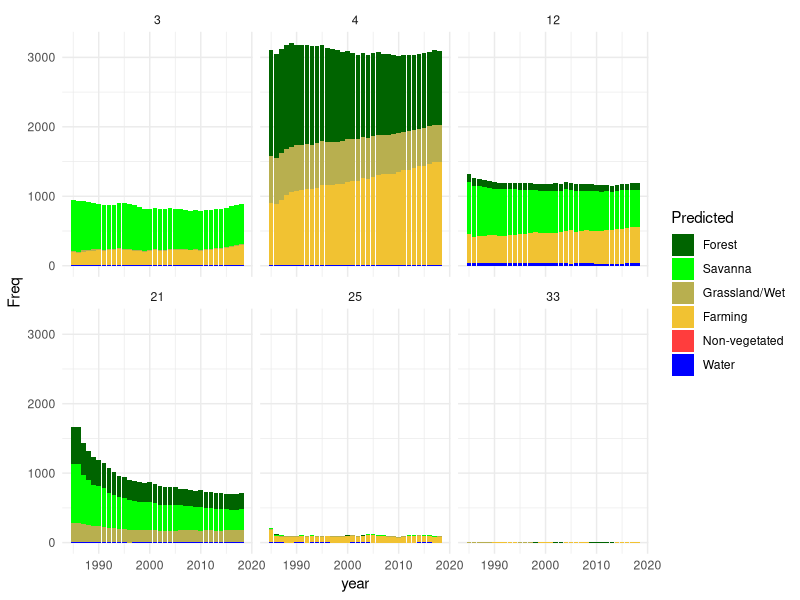
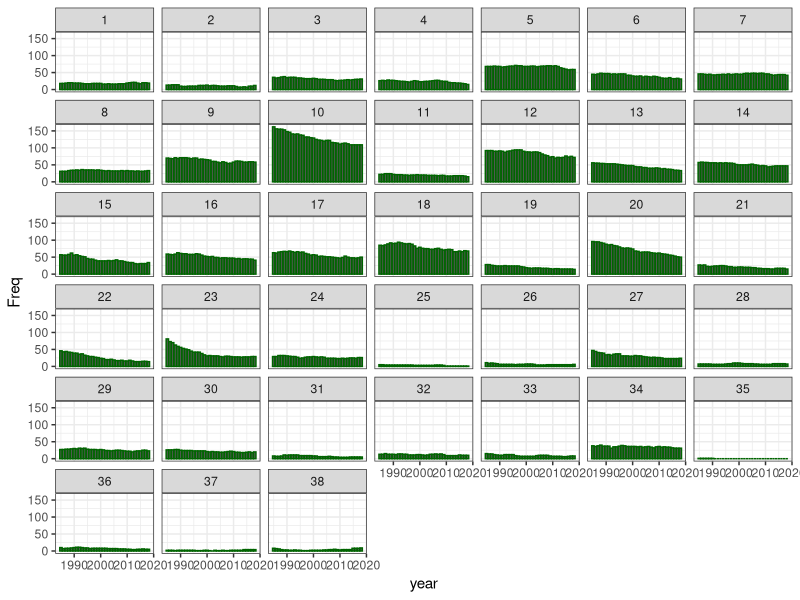

Generate these figures, in order, with R:
## asses confusion matrixes 
## mapbiomas collection 7 
## dhemerson.costa@ipam.org.br

## read libraries
library(ggplot2)

## avoid scientific notation
options(scipen= 999)

data <- read.csv('./table/accuracy/table_CERRADO_col7_gapfill_incidence_temporal_v1.csv')[-1]

## get agree
agree <- subset(data, Prediction == Reference)
disagree <- subset(data, Prediction != Reference)

## aggregate frequencies
disagree_general <- aggregate(x=list(Freq= disagree$Freq), 
                              by=list(year= disagree$year,
                                      reference= disagree$Reference,
                                      prediction= disagree$Prediction), FUN='sum')

## plot
ggplot(data= disagree_general, mapping= aes(x=year, y= Freq, fill= as.factor(prediction))) +
  geom_bar(stat= 'identity') +
  scale_fill_manual('Predicted', 
                    labels=c('Forest', 'Savanna', 'Grassland/Wet', 'Farming', 'Non-vegetated', 'Water'),
                    values=c('#006400', '#00ff00', '#B8AF4F', '#f1c232', '#ff3d3d', '#0000FF')) +
  facet_wrap(~reference, scales= 'fixed') +
  theme_minimal()

## get only forest wrong classified
forest <- subset(disagree, Prediction == 3 & Reference == 4)

ggplot(forest, mapping= aes(x= year, y= Freq)) +
  geom_bar(stat= 'identity', col='#006400') +
  facet_wrap(~region) +
  theme_bw()
